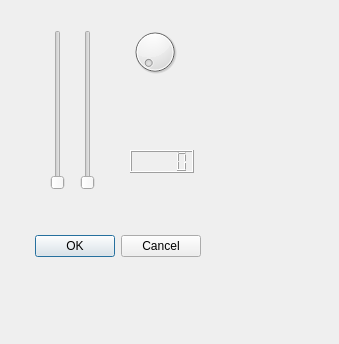
<?xml version="1.0" encoding="UTF-8"?>
<ui version="4.0">
 <class>Dialog</class>
 <widget class="QDialog" name="Dialog">
  <property name="geometry">
   <rect>
    <x>0</x>
    <y>0</y>
    <width>339</width>
    <height>344</height>
   </rect>
  </property>
  <property name="windowTitle">
   <string>Dialog</string>
  </property>
  <widget class="QDialogButtonBox" name="buttonBox">
   <property name="geometry">
    <rect>
     <x>10</x>
     <y>230</y>
     <width>191</width>
     <height>32</height>
    </rect>
   </property>
   <property name="orientation">
    <enum>Qt::Horizontal</enum>
   </property>
   <property name="standardButtons">
    <set>QDialogButtonBox::Cancel|QDialogButtonBox::Ok</set>
   </property>
  </widget>
  <widget class="QSlider" name="verticalSlider">
   <property name="geometry">
    <rect>
     <x>50</x>
     <y>30</y>
     <width>16</width>
     <height>160</height>
    </rect>
   </property>
   <property name="orientation">
    <enum>Qt::Vertical</enum>
   </property>
  </widget>
  <widget class="QSlider" name="verticalSlider_2">
   <property name="geometry">
    <rect>
     <x>80</x>
     <y>30</y>
     <width>16</width>
     <height>160</height>
    </rect>
   </property>
   <property name="orientation">
    <enum>Qt::Vertical</enum>
   </property>
  </widget>
  <widget class="QDial" name="dial">
   <property name="geometry">
    <rect>
     <x>130</x>
     <y>20</y>
     <width>50</width>
     <height>64</height>
    </rect>
   </property>
  </widget>
  <widget class="QLCDNumber" name="lcdNumber">
   <property name="geometry">
    <rect>
     <x>130</x>
     <y>150</y>
     <width>64</width>
     <height>23</height>
    </rect>
   </property>
  </widget>
 </widget>
 <resources/>
 <connections>
  <connection>
   <sender>buttonBox</sender>
   <signal>accepted()</signal>
   <receiver>Dialog</receiver>
   <slot>accept()</slot>
   <hints>
    <hint type="sourcelabel">
     <x>248</x>
     <y>254</y>
    </hint>
    <hint type="destinationlabel">
     <x>157</x>
     <y>274</y>
    </hint>
   </hints>
  </connection>
  <connection>
   <sender>buttonBox</sender>
   <signal>rejected()</signal>
   <receiver>Dialog</receiver>
   <slot>reject()</slot>
   <hints>
    <hint type="sourcelabel">
     <x>316</x>
     <y>260</y>
    </hint>
    <hint type="destinationlabel">
     <x>241</x>
     <y>274</y>
    </hint>
   </hints>
  </connection>
 </connections>
</ui>
